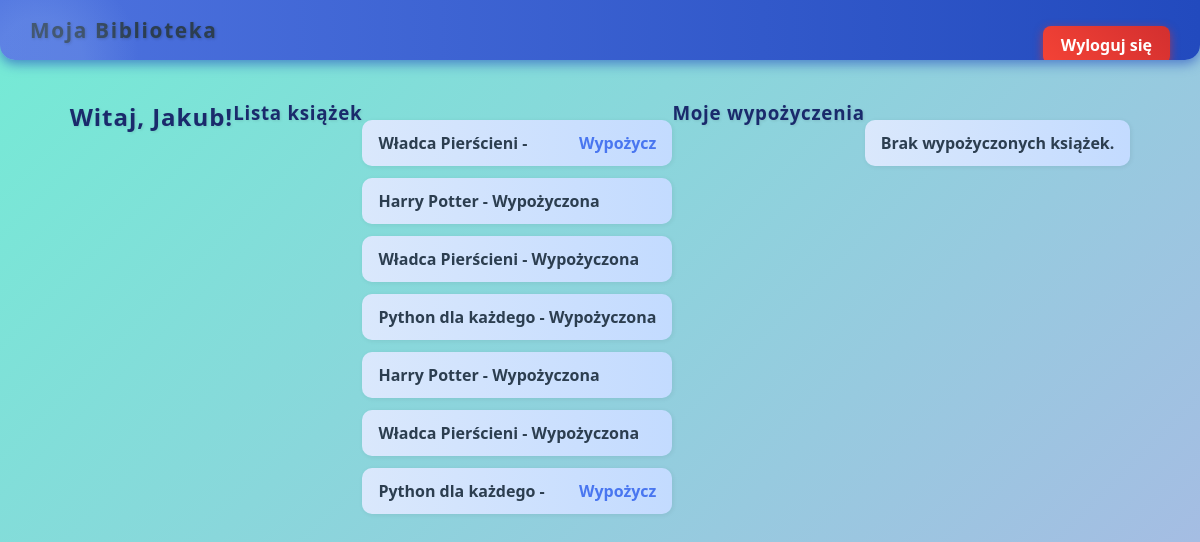
The app's page /dashboard (signed in) with its own data.
### tables this page shows
CREATE TABLE books (
            id INTEGER PRIMARY KEY AUTOINCREMENT,
            title TEXT NOT NULL,
            author TEXT,
            available INTEGER DEFAULT 1
        );

### app.py (the view)
@app.route('/dashboard')
def dashboard():
    if 'user_id' not in session:
        return redirect(url_for('login'))
    user_id = session['user_id']
    conn = get_db()
    books = conn.execute('SELECT * FROM books').fetchall()
    loans = conn.execute('''
        SELECT books.title, loans.due_date FROM loans
        JOIN books ON loans.book_id = books.id
        WHERE loans.user_id = ?
    ''', (user_id,)).fetchall()
    conn.close()
    return render_template('dashboard.html', books=books, loans=loans)

### app.py (called while the page is built)
def get_db():
    conn = sqlite3.connect(DATABASE)
    conn.row_factory = sqlite3.Row
    return conn

### templates/dashboard.html (shortened to what this page needs)
<!DOCTYPE html>
<html>
<head><title>Moja Biblioteka</title>
<link rel="stylesheet" href="{{ url_for('static', filename='style.css') }}">
</head>
<body>
<div class="navbar">
  <div class="brand">Moja Biblioteka</div>
  <form method="GET" action="{{ url_for('logout') }}">
  <button type="submit" class="logout-btn">Wyloguj się</button>
  </form>
</div>
<h2>Witaj, {{ session.username }}!</h2>
<h3>Lista książek</h3>
<ul>
{% for book in books %}
  <li>{{ book.title }} -
    {% if book.available %}
      <a href="{{ url_for('borrow', book_id=book.id) }}">Wypożycz</a>
    {% else %}
      Wypożyczona
    {% endif %}
  </li>
{% endfor %}
</ul>
<h3>Moje wypożyczenia</h3>
<ul>
{% if loans %}
  {% for loan in loans %}
    <li>{{ loan.title }} - oddać do: {{ loan.due_date }}</li>
  {% endfor %}
{% else %}
  <li>Brak wypożyczonych książek.</li>
{% endif %}
</ul>
</body>
</html>

### static/style.css (style rules this page uses)
.navbar { position: fixed; top: 0; left: 0; width: 100%; max-width: 100vw; height: 60px; background: linear-gradient(90deg, #4e73df, #224abe); box-shadow: 0 4px 12px rgba(34, 74, 190, 0.6); display: flex; justify-content: space-between; align-items: center; color: white; font-weight: 700; font-size: 1.3rem; padding: 0 30px; z-index: 9999; border-radius: 0 0 15px 15px; user-select: none; }
.navbar .brand { letter-spacing: 0.08em; text-shadow: 1px 1px 3px rgba(0,0,0,0.2); }
.navbar button.logout-btn { background: linear-gradient(45deg, #f44336, #d32f2f); padding: 8px 18px; font-size: 1rem; border-radius: 8px; box-shadow: 0 3px 10px rgba(212, 47, 47, 0.7); transition: background 0.3s ease, box-shadow 0.3s ease, transform 0.15s ease; cursor: pointer; border: none; color: white; }
body { background: linear-gradient(135deg, #74ebd5 0%, #ACB6E5 100%); padding: 100px 20px 20px 20px; display: flex; justify-content: center; min-height: 100vh; }
main, body > div { max-width: 700px; background: white; padding: 40px 50px; border-radius: 15px; box-shadow: 0 8px 16px rgba(0,0,0,0.12), inset 0 0 100px rgba(255,255,255,0.3); position: relative; overflow: hidden; }
* { margin: 0; padding: 0; box-sizing: border-box; font-family: 'Segoe UI', Tahoma, Geneva, Verdana, sans-serif; color: #2c3e50; transition: color 0.3s ease; scroll-behavior: smooth; }
main::before, body > div::before { content: ""; position: absolute; top: -40px; left: -60px; width: 200px; height: 200px; background: radial-gradient(circle at center, #a0c1f7 30%, transparent 70%); border-radius: 50%; opacity: 0.2; pointer-events: none; z-index: 0; }
h1, h2, h3 { margin-bottom: 20px; color: #1a2a6c; text-shadow: 1px 1px 3px rgba(0,0,0,0.1); letter-spacing: 0.04em; }
form { margin-top: 30px; position: relative; z-index: 1; }
button { background: linear-gradient(45deg, #4e73df, #224abe); color: white; border: none; padding: 14px 26px; border-radius: 10px; cursor: pointer; font-weight: 700; font-size: 1.1rem; box-shadow: 0 4px 15px rgba(34,74,190,0.6); transition: background 0.3s ease, box-shadow 0.3s ease, transform 0.15s ease; }
a { color: #4976f0; text-decoration: none; font-weight: 600; transition: color 0.3s ease; }
ul { list-style-type: none; margin-top: 20px; padding-left: 0; }
ul li { padding: 12px 16px; background: linear-gradient(90deg, #dae8fc, #c3dbff); margin-bottom: 12px; border-radius: 10px; display: flex; justify-content: space-between; align-items: center; box-shadow: 1px 1px 5px rgba(0,0,0,0.07); font-weight: 600; transition: background 0.3s ease; }

### records on screen
books: title "Władca Pierścieni"
books: title "Harry Potter", available "Wypożyczona"
books: title "Władca Pierścieni", available "Wypożyczona"
books: title "Python dla każdego", available "Wypożyczona"
books: title "Harry Potter", available "Wypożyczona"
books: title "Władca Pierścieni", available "Wypożyczona"
books: title "Python dla każdego"

### other values on screen
{{ session.username }} "Jakub"
